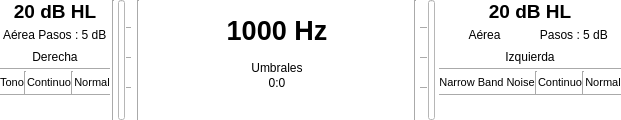
      <widget class="QFrame" name="display">
       <property name="minimumSize">
        <size>
         <width>0</width>
         <height>120</height>
        </size>
       </property>
       <property name="maximumSize">
        <size>
         <width>16777215</width>
         <height>120</height>
        </size>
       </property>
       <property name="styleSheet">
        <string notr="true">background-color: rgb(255, 255, 255);</string>
       </property>
       <layout class="QHBoxLayout" name="horizontalLayout_2">
        <property name="spacing">
         <number>2</number>
        </property>
        <property name="leftMargin">
         <number>0</number>
        </property>
        <property name="topMargin">
         <number>0</number>
        </property>
        <property name="rightMargin">
         <number>0</number>
        </property>
        <property name="bottomMargin">
         <number>0</number>
        </property>
        <item>
         <layout class="QVBoxLayout" name="verticalLayout_4">
          <property name="spacing">
           <number>0</number>
          </property>
          <item>
           <widget class="QLabel" name="lbl_int_ch0">
            <property name="font">
             <font>
              <pointsize>14</pointsize>
              <weight>75</weight>
              <bold>true</bold>
             </font>
            </property>
            <property name="text">
             <string>20 dB HL</string>
            </property>
            <property name="alignment">
             <set>Qt::AlignCenter</set>
            </property>
           </widget>
          </item>
          <item>
           <layout class="QHBoxLayout" name="horizontalLayout">
            <item>
             <widget class="QLabel" name="lbl_trans_ch0">
              <property name="text">
               <string>Aérea</string>
              </property>
              <property name="alignment">
               <set>Qt::AlignCenter</set>
              </property>
             </widget>
            </item>
            <item>
             <widget class="QLabel" name="lbl_step_ch0">
              <property name="text">
               <string>Pasos : 5 dB </string>
              </property>
              <property name="alignment">
               <set>Qt::AlignCenter</set>
              </property>
             </widget>
            </item>
           </layout>
          </item>
          <item>
           <widget class="QLabel" name="lbl_output_ch0">
            <property name="text">
             <string>Derecha</string>
            </property>
            <property name="alignment">
             <set>Qt::AlignCenter</set>
            </property>
           </widget>
          </item>
          <item>
           <widget class="Line" name="line_18">
            <property name="orientation">
             <enum>Qt::Horizontal</enum>
            </property>
           </widget>
          </item>
          <item>
           <layout class="QHBoxLayout" name="horizontalLayout_17">
            <item>
             <widget class="QLabel" name="lbl_stim_ch0">
              <property name="font">
               <font>
                <pointsize>8</pointsize>
               </font>
              </property>
              <property name="text">
               <string>Tono</string>
              </property>
              <property name="alignment">
               <set>Qt::AlignCenter</set>
              </property>
             </widget>
            </item>
            <item>
             <widget class="Line" name="line_13">
              <property name="orientation">
               <enum>Qt::Vertical</enum>
              </property>
             </widget>
            </item>
            <item>
             <widget class="QLabel" name="lbl_contin_ch0">
              <property name="font">
               <font>
                <pointsize>8</pointsize>
               </font>
              </property>
              <property name="text">
               <string>Continuo</string>
              </property>
              <property name="alignment">
               <set>Qt::AlignCenter</set>
              </property>
             </widget>
            </item>
            <item>
             <widget class="Line" name="line_14">
              <property name="orientation">
               <enum>Qt::Vertical</enum>
              </property>
             </widget>
            </item>
            <item>
             <widget class="QLabel" name="lbl_rev_ch0">
              <property name="font">
               <font>
                <pointsize>8</pointsize>
               </font>
              </property>
              <property name="text">
               <string>Normal</string>
              </property>
              <property name="alignment">
               <set>Qt::AlignCenter</set>
              </property>
             </widget>
            </item>
           </layout>
          </item>
          <item>
           <widget class="Line" name="line_17">
            <property name="orientation">
             <enum>Qt::Horizontal</enum>
            </property>
           </widget>
          </item>
          <item>
           <widget class="QLabel" name="lbl_warning_stim_der">
            <property name="autoFillBackground">
             <bool>false</bool>
            </property>
            <property name="text">
             <string/>
            </property>
           </widget>
          </item>
         </layout>
        </item>
        <item>
         <widget class="Line" name="line_24">
          <property name="orientation">
           <enum>Qt::Vertical</enum>
          </property>
         </widget>
        </item>
        <item>
         <widget class="QFrame" name="horizontalFrame_2">
          <property name="minimumSize">
           <size>
            <width>18</width>
            <height>0</height>
           </size>
          </property>
          <property name="maximumSize">
           <size>
            <width>18</width>
            <height>16777215</height>
           </size>
          </property>
          <layout class="QHBoxLayout" name="horizontalLayout_20">
           <property name="spacing">
            <number>0</number>
           </property>
           <property name="leftMargin">
            <number>0</number>
           </property>
           <property name="topMargin">
            <number>0</number>
           </property>
           <property name="rightMargin">
            <number>0</number>
           </property>
           <property name="bottomMargin">
            <number>0</number>
           </property>
           <item>
            <widget class="QProgressBar" name="vmeter_der">
             <property name="minimumSize">
              <size>
               <width>7</width>
               <height>0</height>
              </size>
             </property>
             <property name="maximumSize">
              <size>
               <width>7</width>
               <height>16777215</height>
              </size>
             </property>
             <property name="font">
              <font>
               <pointsize>8</pointsize>
              </font>
             </property>
             <property name="styleSheet">
              <string notr="true">QProgressBar::chunk {
                background-color: #55ff7f;
            }</string>
             </property>
             <property name="value">
              <number>0</number>
             </property>
             <property name="alignment">
              <set>Qt::AlignCenter</set>
             </property>
             <property name="orientation">
              <enum>Qt::Vertical</enum>
             </property>
             <property name="format">
              <string/>
             </property>
            </widget>
           </item>
           <item>
            <widget class="QFrame" name="verticalFrame">
             <property name="minimumSize">
              <size>
               <width>7</width>
               <height>0</height>
              </size>
             </property>
             <property name="maximumSize">
              <size>
               <width>7</width>
               <height>16777215</height>
              </size>
             </property>
             <layout class="QVBoxLayout" name="verticalLayout_22" stretch="0,0,0">
              <property name="spacing">
               <number>0</number>
              </property>
              <property name="sizeConstraint">
               <enum>QLayout::SetDefaultConstraint</enum>
              </property>
              <property name="leftMargin">
               <number>0</number>
              </property>
              <property name="topMargin">
               <number>0</number>
              </property>
              <property name="rightMargin">
               <number>0</number>
              </property>
              <property name="bottomMargin">
               <number>0</number>
              </property>
              <item>
               <widget class="Line" name="line_22">
                <property name="minimumSize">
                 <size>
                  <width>5</width>
                  <height>0</height>
                 </size>
                </property>
                <property name="maximumSize">
                 <size>
                  <width>5</width>
                  <height>16777215</height>
                 </size>
                </property>
                <property name="orientation">
                 <enum>Qt::Horizontal</enum>
                </property>
               </widget>
              </item>
              <item>
               <widget class="Line" name="line_21">
                <property name="minimumSize">
                 <size>
                  <width>5</width>
                  <height>0</height>
                 </size>
                </property>
                <property name="maximumSize">
                 <size>
                  <width>5</width>
                  <height>16777215</height>
                 </size>
                </property>
                <property name="orientation">
                 <enum>Qt::Horizontal</enum>
                </property>
               </widget>
              </item>
              <item>
               <widget class="Line" name="line_23">
                <property name="minimumSize">
                 <size>
                  <width>5</width>
                  <height>0</height>
                 </size>
                </property>
                <property name="maximumSize">
                 <size>
                  <width>5</width>
                  <height>16777215</height>
                 </size>
                </property>
                <property name="orientation">
                 <enum>Qt::Horizontal</enum>
                </property>
               </widget>
              </item>
             </layout>
            </widget>
           </item>
          </layout>
         </widget>
        </item>
        <item>
         <widget class="Line" name="line_6">
          <property name="orientation">
           <enum>Qt::Vertical</enum>
          </property>
         </widget>
        </item>
        <item>
         <widget class="QFrame" name="central">
          <property name="minimumSize">
           <size>
            <width>270</width>
            <height>0</height>
           </size>
          </property>
          <property name="maximumSize">
           <size>
            <width>270</width>
            <height>16777215</height>
           </size>
          </property>
          <layout class="QVBoxLayout" name="verticalLayout_3">
           <property name="spacing">
            <number>0</number>
           </property>
           <property name="leftMargin">
            <number>0</number>
           </property>
           <property name="topMargin">
            <number>0</number>
           </property>
           <property name="rightMargin">
            <number>0</number>
           </property>
           <property name="bottomMargin">
            <number>0</number>
           </property>
           <item>
            <widget class="QLabel" name="lbl_freq">
             <property name="sizePolicy">
              <sizepolicy hsizetype="Preferred" vsizetype="Maximum">
               <horstretch>0</horstretch>
               <verstretch>0</verstretch>
              </sizepolicy>
             </property>
             <property name="minimumSize">
              <size>
               <width>0</width>
               <height>60</height>
              </size>
             </property>
             <property name="maximumSize">
              <size>
               <width>16777215</width>
               <height>60</height>
              </size>
             </property>
             <property name="font">
              <font>
               <pointsize>20</pointsize>
               <weight>75</weight>
               <bold>true</bold>
              </font>
             </property>
             <property name="text">
              <string>1000 Hz</string>
             </property>
             <property name="scaledContents">
              <bool>false</bool>
             </property>
             <property name="alignment">
              <set>Qt::AlignCenter</set>
             </property>
            </widget>
           </item>
           <item>
            <widget class="QLabel" name="lbl_prueba">
             <property name="text">
              <string>Umbrales</string>
             </property>
             <property name="alignment">
              <set>Qt::AlignCenter</set>
             </property>
            </widget>
           </item>
           <item>
            <widget class="QLabel" name="lbl_time">
             <property name="text">
              <string>0:0</string>
             </property>
             <property name="alignment">
              <set>Qt::AlignCenter</set>
             </property>
            </widget>
           </item>
           <item>
            <widget class="QLabel" name="lbl_response">
             <property name="sizePolicy">
              <sizepolicy hsizetype="Preferred" vsizetype="Minimum">
               <horstretch>0</horstretch>
               <verstretch>0</verstretch>
              </sizepolicy>
             </property>
             <property name="font">
              <font>
               <pointsize>8</pointsize>
               <weight>75</weight>
               <bold>true</bold>
              </font>
             </property>
             <property name="text">
              <string/>
             </property>
            </widget>
           </item>
           <item>
            <layout class="QHBoxLayout" name="horizontalLayout_21">
             <property name="spacing">
              <number>0</number>
             </property>
             <property name="topMargin">
              <number>0</number>
             </property>
             <item>
              <widget class="QLabel" name="lbl_ext_der">
               <property name="minimumSize">
                <size>
                 <width>90</width>
                 <height>0</height>
                </size>
               </property>
               <property name="maximumSize">
                <size>
                 <width>90</width>
                 <height>15</height>
                </size>
               </property>
               <property name="font">
                <font>
                 <pointsize>9</pointsize>
                </font>
               </property>
               <property name="text">
                <string/>
               </property>
              </widget>
             </item>
             <item>
              <widget class="QLabel" name="lbl_warning_stim_cent">
               <property name="minimumSize">
                <size>
                 <width>90</width>
                 <height>0</height>
                </size>
               </property>
               <property name="maximumSize">
                <size>
                 <width>90</width>
                 <height>15</height>
                </size>
               </property>
               <property name="font">
                <font>
                 <pointsize>9</pointsize>
                </font>
               </property>
               <property name="text">
                <string/>
               </property>
              </widget>
             </item>
             <item>
              <widget class="QLabel" name="lbl_ext_izq">
               <property name="minimumSize">
                <size>
                 <width>90</width>
                 <height>0</height>
                </size>
               </property>
               <property name="maximumSize">
                <size>
                 <width>90</width>
                 <height>15</height>
                </size>
               </property>
               <property name="font">
                <font>
                 <pointsize>9</pointsize>
                </font>
               </property>
               <property name="text">
                <string/>
               </property>
               <property name="alignment">
                <set>Qt::AlignRight|Qt::AlignTrailing|Qt::AlignVCenter</set>
               </property>
              </widget>
             </item>
            </layout>
           </item>
          </layout>
         </widget>
        </item>
        <item>
         <widget class="Line" name="line_7">
          <property name="orientation">
           <enum>Qt::Vertical</enum>
          </property>
         </widget>
        </item>
        <item>
         <widget class="QFrame" name="horizontalFrame">
          <property name="minimumSize">
           <size>
            <width>18</width>
            <height>0</height>
           </size>
          </property>
          <property name="maximumSize">
           <size>
            <width>18</width>
            <height>16777215</height>
           </size>
          </property>
          <layout class="QHBoxLayout" name="horizontalLayout_19">
           <property name="spacing">
            <number>0</number>
           </property>
           <property name="leftMargin">
            <number>0</number>
           </property>
           <property name="topMargin">
            <number>0</number>
           </property>
           <property name="rightMargin">
            <number>0</number>
           </property>
           <property name="bottomMargin">
            <number>0</number>
           </property>
           <item>
            <widget class="QFrame" name="verticalFrame">
             <property name="minimumSize">
              <size>
               <width>7</width>
               <height>0</height>
              </size>
             </property>
             <property name="maximumSize">
              <size>
               <width>7</width>
               <height>16777215</height>
              </size>
             </property>
             <layout class="QVBoxLayout" name="verticalLayout_23">
              <property name="spacing">
               <number>0</number>
              </property>
              <property name="leftMargin">
               <number>0</number>
              </property>
              <property name="topMargin">
               <number>0</number>
              </property>
              <property name="rightMargin">
               <number>0</number>
              </property>
              <property name="bottomMargin">
               <number>0</number>
              </property>
              <item>
               <widget class="Line" name="line_25">
                <property name="orientation">
                 <enum>Qt::Horizontal</enum>
                </property>
               </widget>
              </item>
              <item>
               <widget class="Line" name="line_27">
                <property name="orientation">
                 <enum>Qt::Horizontal</enum>
                </property>
               </widget>
              </item>
              <item>
               <widget class="Line" name="line_26">
                <property name="orientation">
                 <enum>Qt::Horizontal</enum>
                </property>
               </widget>
              </item>
             </layout>
            </widget>
           </item>
           <item>
            <widget class="QProgressBar" name="vmeter_izq">
             <property name="minimumSize">
              <size>
               <width>7</width>
               <height>0</height>
              </size>
             </property>
             <property name="maximumSize">
              <size>
               <width>7</width>
               <height>16777215</height>
              </size>
             </property>
             <property name="styleSheet">
              <string notr="true">QProgressBar::chunk {
                background-color: #55ff7f;
            }</string>
             </property>
             <property name="value">
              <number>0</number>
             </property>
             <property name="orientation">
              <enum>Qt::Vertical</enum>
             </property>
             <property name="format">
              <string/>
             </property>
            </widget>
           </item>
          </layout>
         </widget>
        </item>
        <item>
         <layout class="QVBoxLayout" name="verticalLayout_2">
          <property name="spacing">
           <number>0</number>
          </property>
          <item>
           <widget class="QLabel" name="lbl_int_ch1">
            <property name="font">
             <font>
              <pointsize>14</pointsize>
              <weight>75</weight>
              <bold>true</bold>
             </font>
            </property>
            <property name="text">
             <string>20 dB HL</string>
            </property>
            <property name="alignment">
             <set>Qt::AlignCenter</set>
            </property>
           </widget>
          </item>
          <item>
           <layout class="QHBoxLayout" name="horizontalLayout_12">
            <item>
             <widget class="QLabel" name="lbl_trans_ch1">
              <property name="text">
               <string>Aérea</string>
              </property>
              <property name="alignment">
               <set>Qt::AlignCenter</set>
              </property>
             </widget>
            </item>
            <item>
             <widget class="QLabel" name="lbl_step_ch1">
              <property name="text">
               <string>Pasos : 5 dB </string>
              </property>
              <property name="alignment">
               <set>Qt::AlignCenter</set>
              </property>
             </widget>
            </item>
           </layout>
          </item>
          <item>
           <widget class="QLabel" name="lbl_output_ch1">
            <property name="text">
             <string>Izquierda</string>
            </property>
            <property name="alignment">
             <set>Qt::AlignCenter</set>
            </property>
           </widget>
          </item>
          <item>
           <widget class="Line" name="line_20">
            <property name="orientation">
             <enum>Qt::Horizontal</enum>
            </property>
           </widget>
          </item>
          <item>
           <layout class="QHBoxLayout" name="horizontalLayout_18">
            <item>
             <widget class="QLabel" name="lbl_stim_ch1">
              <property name="font">
               <font>
                <pointsize>8</pointsize>
               </font>
              </property>
              <property name="text">
               <string>Narrow Band Noise</string>
              </property>
              <property name="alignment">
               <set>Qt::AlignCenter</set>
              </property>
             </widget>
            </item>
            <item>
             <widget class="Line" name="line_15">
              <property name="orientation">
               <enum>Qt::Vertical</enum>
              </property>
             </widget>
            </item>
            <item>
             <widget class="QLabel" name="lbl_contin_ch1">
              <property name="font">
               <font>
                <pointsize>8</pointsize>
               </font>
              </property>
              <property name="text">
               <string>Continuo</string>
              </property>
              <property name="alignment">
               <set>Qt::AlignCenter</set>
              </property>
             </widget>
            </item>
            <item>
             <widget class="Line" name="line_16">
              <property name="orientation">
               <enum>Qt::Vertical</enum>
              </property>
             </widget>
            </item>
            <item>
             <widget class="QLabel" name="lbl_rev_ch1">
              <property name="font">
               <font>
                <pointsize>8</pointsize>
               </font>
              </property>
              <property name="text">
               <string>Normal</string>
              </property>
              <property name="alignment">
               <set>Qt::AlignCenter</set>
              </property>
             </widget>
            </item>
           </layout>
          </item>
          <item>
           <widget class="Line" name="line_19">
            <property name="orientation">
             <enum>Qt::Horizontal</enum>
            </property>
           </widget>
          </item>
          <item>
           <widget class="QLabel" name="lbl_warning_stim_izq">
            <property name="text">
             <string/>
            </property>
           </widget>
          </item>
         </layout>
        </item>
       </layout>
      </widget>
